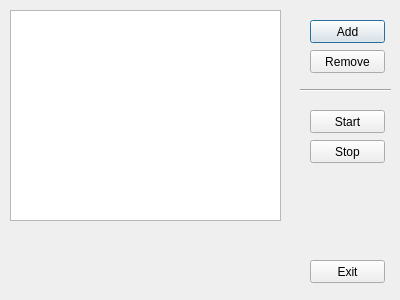
<?xml version="1.0" encoding="UTF-8"?>
<ui version="4.0">
 <class>dlgPyRun</class>
 <widget class="QDialog" name="dlgPyRun">
  <property name="enabled">
   <bool>true</bool>
  </property>
  <property name="geometry">
   <rect>
    <x>0</x>
    <y>0</y>
    <width>400</width>
    <height>300</height>
   </rect>
  </property>
  <property name="windowTitle">
   <string>PyRun</string>
  </property>
  <widget class="QListWidget" name="listboxFiles">
   <property name="geometry">
    <rect>
     <x>10</x>
     <y>10</y>
     <width>271</width>
     <height>211</height>
    </rect>
   </property>
  </widget>
  <widget class="QPushButton" name="btnAdd">
   <property name="geometry">
    <rect>
     <x>310</x>
     <y>20</y>
     <width>75</width>
     <height>23</height>
    </rect>
   </property>
   <property name="text">
    <string>Add</string>
   </property>
  </widget>
  <widget class="QPushButton" name="btnRemove">
   <property name="geometry">
    <rect>
     <x>310</x>
     <y>50</y>
     <width>75</width>
     <height>23</height>
    </rect>
   </property>
   <property name="text">
    <string>Remove</string>
   </property>
  </widget>
  <widget class="QPushButton" name="btnExit">
   <property name="geometry">
    <rect>
     <x>310</x>
     <y>260</y>
     <width>75</width>
     <height>23</height>
    </rect>
   </property>
   <property name="text">
    <string>Exit</string>
   </property>
  </widget>
  <widget class="Line" name="line">
   <property name="geometry">
    <rect>
     <x>300</x>
     <y>80</y>
     <width>91</width>
     <height>20</height>
    </rect>
   </property>
   <property name="orientation">
    <enum>Qt::Horizontal</enum>
   </property>
  </widget>
  <widget class="QPushButton" name="btnStart">
   <property name="geometry">
    <rect>
     <x>310</x>
     <y>110</y>
     <width>75</width>
     <height>23</height>
    </rect>
   </property>
   <property name="text">
    <string>Start</string>
   </property>
   <property name="default">
    <bool>false</bool>
   </property>
   <property name="flat">
    <bool>false</bool>
   </property>
  </widget>
  <widget class="QPushButton" name="btnStop">
   <property name="geometry">
    <rect>
     <x>310</x>
     <y>140</y>
     <width>75</width>
     <height>23</height>
    </rect>
   </property>
   <property name="text">
    <string>Stop</string>
   </property>
  </widget>
 </widget>
 <resources/>
 <connections/>
</ui>
